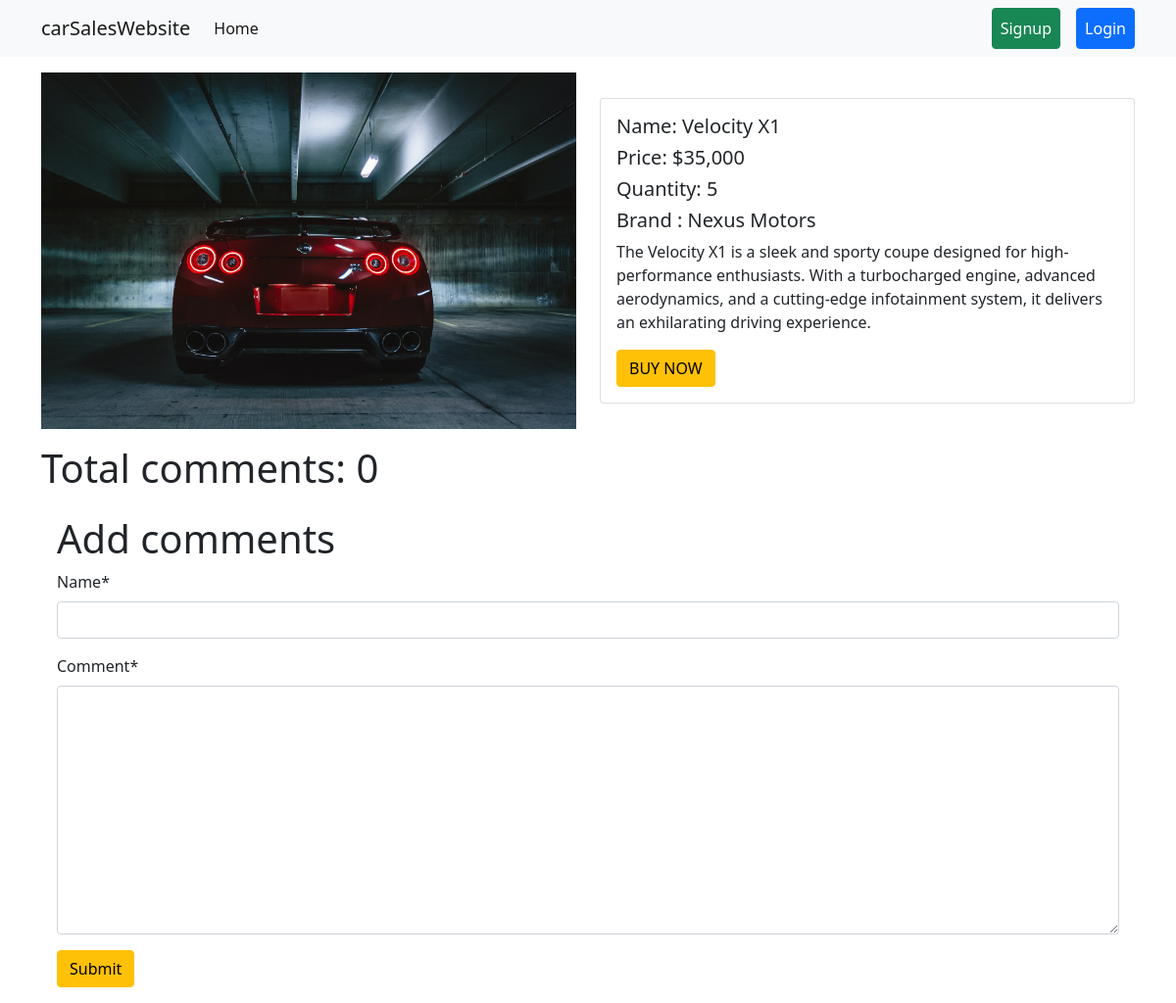
Page /car/detail/1 on the committed database.
### car/models.py (models this page shows, shortened)
class CarModel(models.Model):
    name= models.CharField(max_length=55)
    description = models.TextField()
    price =models.CharField(max_length=55)
    brand = models.ForeignKey(BrandModel, on_delete=models.CASCADE)
    quantity = models.PositiveBigIntegerField(default=10)
    image = models.ImageField(upload_to='car/media/uploads/')

### brand/models.py (models this page shows, shortened)
class BrandModel(models.Model):
    name = models.CharField(max_length=100)

### car/views.py (the view, shortened to what this page needs)
# urls.py: path('detail/<int:id>', views.CarDetailView.as_view(), name='car_details'),
class CarDetailView(DetailView):
    model = models.CarModel
    pk_url_kwarg = 'id'
    template_name = 'car_details.html'
    def get_context_data(self, **kwargs):
        context = super().get_context_data(**kwargs)
        car =self.object
        comments = car.comments.all()
        comment_form = forms.CommentForm()
        cars = models.CarModel.objects.all()
        context['cars'] = cars
        context['comments'] = comments
        context['comment_form'] = comment_form
        return context

### car/forms.py
class CommentForm(forms.ModelForm):
    class Meta:
        model = Comment
        fields = ['name','comment']

### car/templates/car_details.html (shortened to what this page needs)
{% extends "base.html" %}
{% load static %}
{% load crispy_forms_tags %}
{% block content %}
<div class="container py-3">
  <div class="row">
    <div class="col-6">
      <img src="{{object.image.url}}" class="img-fluid" alt="{{object.name }}" />
    </div>
    <div class="col-6 d-flex align-items-center">
      <div class="card w-100">
        <div class="card-body">
          <h5 class="card-title"> Name: {{object.name}}</h5>
          <h5 class="card-title"> Price: ${{object.price}} </h5>
          <h5 class="card-title"> Quantity: {{object.quantity}}</h5>
          <h5 class="card-title">Brand : {{object.brand.name}}</h5>
          <p class="card-text">{{object.description}}</p>
          <a href="{%url 'buy_now' object.id%}" class="btn btn-warning {% if object.quantity == 0 %} disabled{% endif %}">BUY NOW</a>
        </div>
      </div>
    </div>
  </div>
</div>
<div class="container">
  <h1>Total comments: {{comments|length}}</h1>
  <div class="card-body">
    <form action="" method="post">
      <h1>Add comments</h1>
      {{comment_form|crispy}}
      <button class="btn btn-warning">Submit</button>
    </form>
  </div>
</div>
{% endblock content %}

### templates/base.html (shortened to what this page needs)
<!doctype html>
<html lang="en">
  <head>
    <link href="https://cdn.jsdelivr.net/npm/bootstrap@5.0.2/dist/css/bootstrap.min.css" rel="stylesheet">
  </head>
  <body>
<header>
    <nav class="navbar navbar-expand-lg navbar-light bg-light">
        <div class="container">
          <a class="navbar-brand" href="{%url 'homepage'%}">carSalesWebsite</a>
          <div class="collapse navbar-collapse" id="navbarSupportedContent">
            <ul class="navbar-nav me-auto mb-2 mb-lg-0">
              <li class="nav-item">
                <a class="nav-link active" aria-current="page" href="{%url 'homepage'%}">Home</a>
              </li>
            </ul>
            <div class="d-flex">
                <ul class="navbar-nav me-auto mb-2 mb-lg-0">
                  {% if request.user.is_authenticated %}
                    <li class="nav-item">
                      <a class="nav-link btn btn-success  text-white" href="{%url 'profile'%}">Profile</a>
                    </li>
                    <li class="nav-item">
                      <a class="nav-link  btn btn-danger ms-3  text-white" href="{% url 'user_logout'%}">Logout</a>
                    </li>
                    {% else %}
                    <li class="nav-item">
                      <a class="nav-link  btn btn-success  text-white" href="{%url 'user_signup'%}">Signup</a>
                    </li>
                    <li class="nav-item">
                      <a class="nav-link  btn btn-primary  ms-3 text-white" href="{%url 'user_login'%}">Login</a>
                    </li>
                    {% endif %}
                  </ul>
            </div>
          </div>
        </div>
      </nav>
</header>
{% block content %}{% endblock content %}
  </body>
</html>

### rows in the picture
CarModel: image (picture), name "Velocity X1", price "35,000", quantity "5", brand.name "Nexus Motors", description "The Velocity X1 is a sleek and sporty coupe designed for high-performance enthusiasts. With a turbocharged engine, advanced aerodynamics, and a cutting-edge infotainment system, it delivers an exhilarating driving experience."

### other values in the picture
{{ comments|length }} "0"
